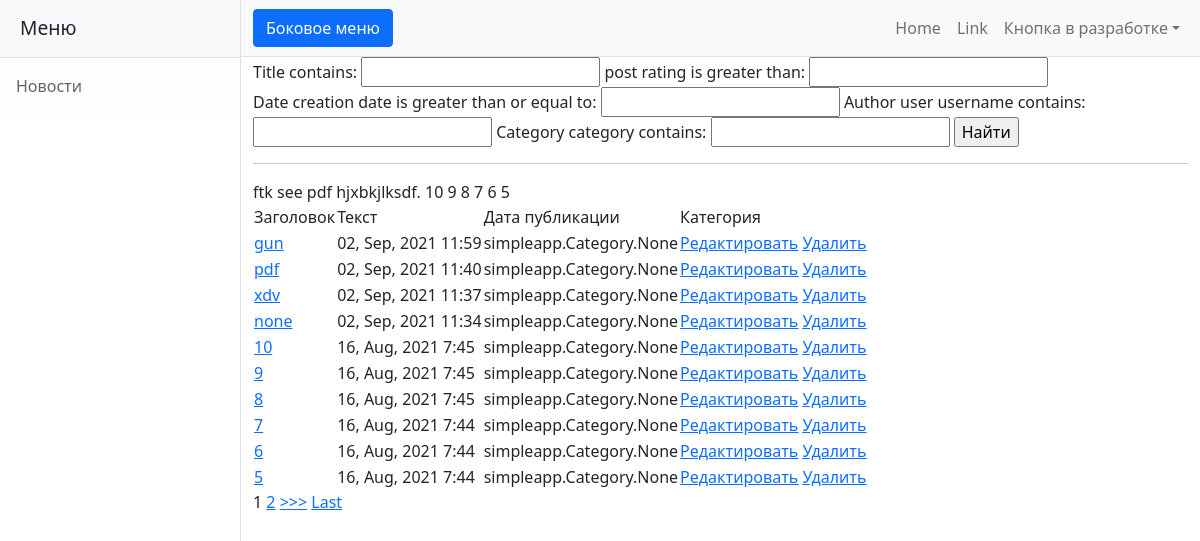
The page /post/post_search/ on the database its author committed.
### simpleapp/models.py (models this page shows, shortened)
class Post(models.Model):
    TYPES = (
        ("Статья", "Статья"),
        ("Новость", "Новость")
    )
    author = models.ForeignKey(Author, on_delete=models.CASCADE)
    type = models.CharField(max_length=16, choices=TYPES, default='Статья')
    date_creation = models.DateTimeField(auto_now_add=True)
    category = models.ManyToManyField(Category, through='PostCategory')
    title = models.CharField(max_length=255, unique=True)
    text = models.TextField()
    _post_rating = models.SmallIntegerField(default=0, db_column="post_rating")
    @property
    def post_rating(self):
        return self._post_rating

### simpleapp/views.py (the view)
# urls.py: path('post_search/', ProductSearch.as_view()),
class ProductSearch(ListView):
    model = Post
    template_name = 'post_search.html'
    context_object_name = 'post'
    ordering = ['-id']
    paginate_by = 10
    form_class = ProductForm
    def get_filter(self):
        return ProductFilter(self.request.GET, queryset=super().get_queryset())
    def get_queryset(self):
        return self.get_filter().qs
    def get_context_data(self, **kwargs):
        return {
            **super().get_context_data(**kwargs),
            'filter': self.get_filter(),
            'categories': Category.objects.all(),
            'form': ProductForm()
        }
    def post(self, request, *args, **kwargs):
        form = self.form_class(request.POST)
        if form.is_valid():
            form.save()
        return super().get(request, *args, **kwargs)

### simpleapp/forms.py
class ProductForm(ModelForm):
    class Meta:
        model = Post
        fields = ['title', 'text', 'author', 'category']

### templates/post_search.html (shortened to what this page needs)
{% extends 'flatpages/base.html' %}
{% block content %}
<form method="GET">
    {{ filter.form }}
    <input type="submit" value="Найти">
</form>
<hr>
    {% if post %}
        <table>
            <thead>
                <tr>
                    <td>
                        Заголовок
                    </td>
                    <td>
                        Текст
                    </td>
                    <td>
                        Дата публикации
                    </td>
                    <td>
                        Категория
                    </td>
                </tr>
            </thead>
            {% for post in post %}
            <tr>
                <td>
                    <a href="{% url 'post_detail' post.id %}">{{ post.title }}</a>
                </td>
                <td>
                    {{ post.date_creation|date:'d, M, Y G:i' }}
                </td>
                <td>
                    {{ post.category }}
                </td>
                <td>
                <a href="{% url 'post_update' post.id %}"><u>Редактировать</u></a>
                <a href="{% url 'post_delete' post.id %}"><u> Удалить </u></a>
                </td>
            </tr>
            {% endfor %}
        </table>
    {% else %}
        <h2>Новостей нет!</h2>
    {% endif %}
{% if is_paginated %}
    {% for num in page_obj.paginator.page_range %}
        {% if page_obj.number == num %}
            <a>{{ num }}</a>
        {% elif num > page_obj.number|add:'-3' and num < page_obj.number|add:'3' %}
            <a href="?page={{ num }}">{{ num }}</a>
        {% endif %}
    {% endfor %}
    {% if page_obj.has_next %}
        <a href="?page={{ page_obj.next_page_number }}">>>></a>
        <a href="?page={{ page_obj.paginator.num_pages }}">Last</a>
    {% endif %}
{% endif %}
{% endblock content %}

### rows shown on the page
Post: title "gun", date_creation "02, Sep, 2021 11:59", category "simpleapp.Category.None"
Post: title "pdf", date_creation "02, Sep, 2021 11:40", category "simpleapp.Category.None"
Post: title "xdv", date_creation "02, Sep, 2021 11:37", category "simpleapp.Category.None"
Post: title "none", date_creation "02, Sep, 2021 11:34", category "simpleapp.Category.None"
Post: title "10", date_creation "16, Aug, 2021 7:45", category "simpleapp.Category.None"
Post: title "9", date_creation "16, Aug, 2021 7:45", category "simpleapp.Category.None"
Post: title "8", date_creation "16, Aug, 2021 7:45", category "simpleapp.Category.None"
Post: title "7", date_creation "16, Aug, 2021 7:44", category "simpleapp.Category.None"
Post: title "6", date_creation "16, Aug, 2021 7:44", category "simpleapp.Category.None"
Post: title "5", date_creation "16, Aug, 2021 7:44", category "simpleapp.Category.None"

### other values the page prints
{{ num }} "1"
{{ num }} "2"
